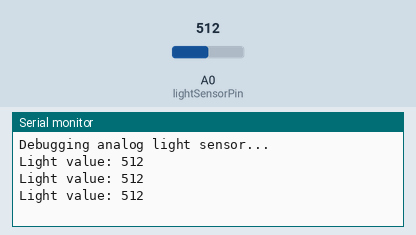
Simulated run of this sketch. Board: Arduino Uno, built with avr-gcc and run on an emulated ATmega328P. On the bench: the last lines printed to the serial monitor. Inputs (shaded band) come from the test bench; at power-on: A0 (lightSensorPin) = 512.

Above: at 1.3 s.
1.4 s: A0 (lightSensorPin) set to 0
At 1.9 s:
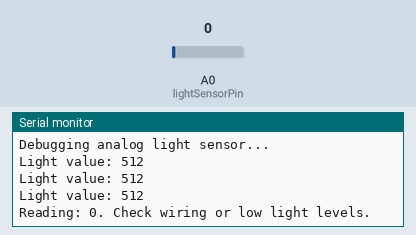
3.5 s: A0 (lightSensorPin) set to 122
At 3.9 s:
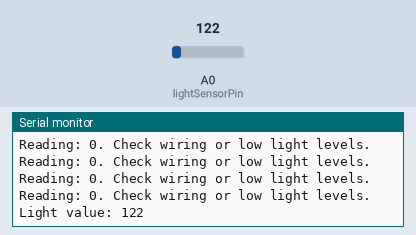

The sketch:

light.ino
```cpp
const int lightSensorPin = A0;

void setup() {
  Serial.begin(9600);
  Serial.println("Debugging analog light sensor...");
}

void loop() {
  int lightValue = analogRead(lightSensorPin);

  if (lightValue == 0) {
    Serial.println("Reading: 0. Check wiring or low light levels.");
  } else {
    Serial.print("Light value: ");
    Serial.println(lightValue);
  }

  delay(500);
}
```

Measured:
- after the input at 1.4 s, the serial monitor: prints a new line after 0.10 s (image 1)
- after the input at 3.5 s, the serial monitor: prints a new line at once (image 2)
